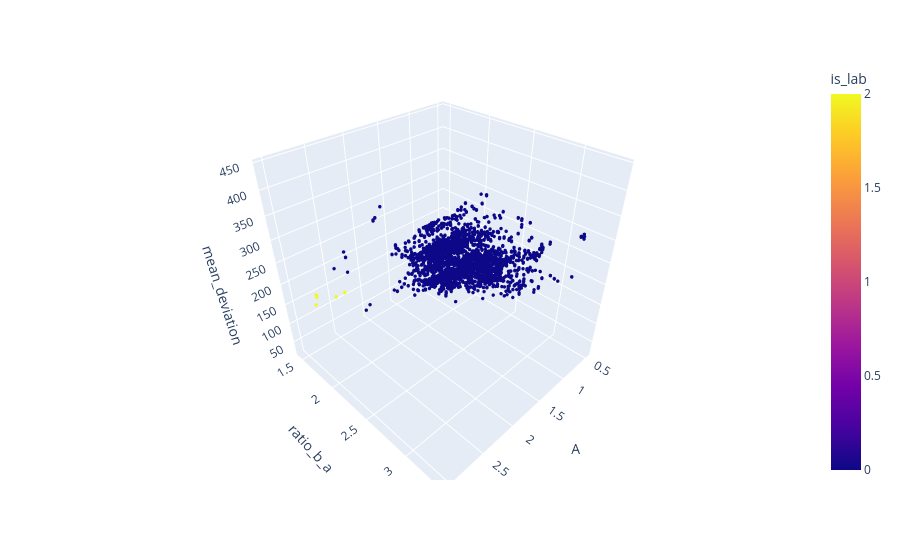

The notebook cell saved with this chart:
### Code cell
fig = px.scatter_3d(
    df_sub,
    x="A",
    y="ratio_b_a",
    z="mean_deviation",
    color="is_lab",
    hover_data={"idx": True},
)
fig.update_traces(marker_size=2)
fig

### Figure 1 — Plotly figure (JSON) as saved in the notebook; plotly's stock layout.template omitted (floating-point values rounded to 4 significant figures; data arrays with more than 128 entries replaced by an {"elided": "..."} marker saying what was removed)
{"data": [{"customdata": {"elided": "3760x1 int values"}, "hovertemplate": "A=%{x}<br>ratio_b_a=%{y}<br>mean_deviation=%{z}<br>idx=%{customdata[0]}<br>is_lab=%{marker.color}<extra></extra>", "legendgroup": "", "marker": {"color": {"elided": "3760 int values"}, "coloraxis": "coloraxis", "size": 2, "symbol": "circle"}, "mode": "markers", "name": "", "scene": "scene", "showlegend": false, "type": "scatter3d", "x": {"elided": "3760 float values"}, "y": {"elided": "3760 float values"}, "z": {"elided": "3760 float values"}}], "layout": {"coloraxis": {"colorbar": {"title": {"text": "is_lab"}}, "colorscale": [[0, "#0d0887"], [0.1111, "#46039f"], [0.2222, "#7201a8"], [0.3333, "#9c179e"], [0.4444, "#bd3786"], [0.5556, "#d8576b"], [0.6667, "#ed7953"], [0.7778, "#fb9f3a"], [0.8889, "#fdca26"], [1, "#f0f921"]]}, "legend": {"tracegroupgap": 0}, "margin": {"t": 60}, "scene": {"domain": {"x": [0, 1], "y": [0, 1]}, "xaxis": {"title": {"text": "A"}}, "yaxis": {"title": {"text": "ratio_b_a"}}, "zaxis": {"title": {"text": "mean_deviation"}}}}}
